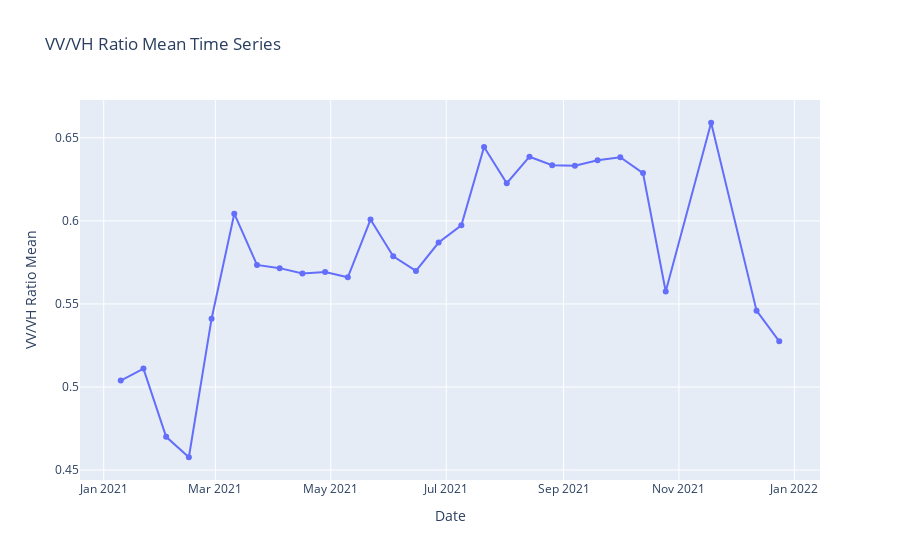

Here is the notebook cell this chart was saved with:
### Code cell
import plotly.express as px

fig = px.line(df, x='dates', y='AOI_average', markers=True, title='VV/VH Ratio Mean Time Series')
fig.update_layout(xaxis_title='Date', yaxis_title='VV/VH Ratio Mean')
fig.show()

### Figure 1 — Plotly figure (JSON) as saved in the notebook; plotly's stock layout.template omitted (floating-point values rounded to 4 significant figures)
{"data": [{"hovertemplate": "dates=%{x}<br>AOI_average=%{y}<extra></extra>", "legendgroup": "", "line": {"color": "#636efa", "dash": "solid"}, "marker": {"symbol": "circle"}, "mode": "lines+markers", "name": "", "orientation": "v", "showlegend": false, "type": "scatter", "x": ["2021-01-10", "2021-01-22", "2021-02-03", "2021-02-15", "2021-02-27", "2021-03-11", "2021-03-23", "2021-04-04", "2021-04-16", "2021-04-28", "2021-05-10", "2021-05-22", "2021-06-03", "2021-06-15", "2021-06-27", "2021-07-09", "2021-07-21", "2021-08-02", "2021-08-14", "2021-08-26", "2021-09-07", "2021-09-19", "2021-10-01", "2021-10-13", "2021-10-25", "2021-11-18", "2021-12-12", "2021-12-24"], "xaxis": "x", "y": [0.5039, 0.5111, 0.47, 0.4577, 0.5411, 0.6043, 0.5735, 0.5715, 0.5683, 0.5693, 0.566, 0.6008, 0.5787, 0.5699, 0.587, 0.5973, 0.6445, 0.6227, 0.6386, 0.6335, 0.6332, 0.6365, 0.6383, 0.6288, 0.5575, 0.6591, 0.5459, 0.5275], "yaxis": "y"}], "layout": {"legend": {"tracegroupgap": 0}, "title": {"text": "VV/VH Ratio Mean Time Series"}, "xaxis": {"anchor": "y", "domain": [0, 1], "title": {"text": "Date"}}, "yaxis": {"anchor": "x", "domain": [0, 1], "title": {"text": "VV/VH Ratio Mean"}}}}
